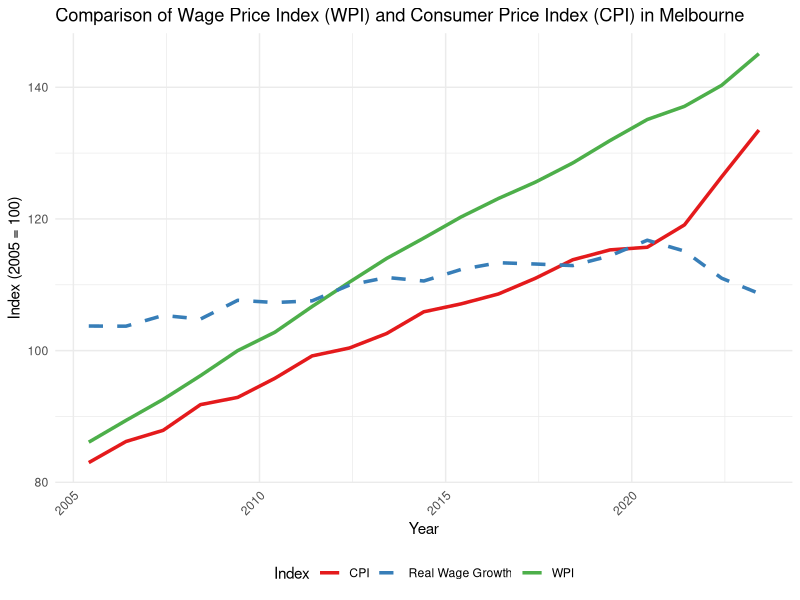

R code for this plot:
# Load the packages
library(readxl)
library(dplyr)
library(lubridate)
library(ggplot2)
library(tidyr)
library(scales)
library(RColorBrewer)

# Load wage data
wage_data <- read_excel("63450Table2ato9a.xlsx", sheet = "Data1")
melb_wage_data <- wage_data[,6]
melb_wage_data$Month <- wage_data[1]
melb_wage_data <- melb_wage_data[10:35,]

# Extract the date values and convert to Date type
data_dates <- melb_wage_data[[2]] %>%
  pull(...1) %>%
  as.numeric() %>%
  as.Date(origin = "1899-12-30")

# Add back the correctly formatted date column
melb_wage_data$Date <- data_dates

# Reorder to have Date first
melb_wage_data <- melb_wage_data %>%
  select(Date, everything())

melb_wage_data <- melb_wage_data[8:26,1:2] #start 2005

# Rename the columns
colnames(melb_wage_data)[2] <- "WPI"

# Load CPI data
CPI_data <- read_excel("640103.xlsx", sheet = "Data1")

melb_CPI_data <- CPI_data[,25]
melb_CPI_data$Month <- CPI_data[1]
melb_CPI_data <- melb_CPI_data[10:312,]
melb_CPI_data <- melb_CPI_data[228:303,]

# Extract the date values and convert to Date type
data_dates <- melb_CPI_data[[2]] %>%
  pull(...1) %>%
  as.numeric() %>%
  as.Date(origin = "1899-12-30")

# Add back the correctly formatted date column
melb_CPI_data$Date <- data_dates

# Reorder to have Date first
melb_CPI_data <- melb_CPI_data %>%
  select(Date, everything())

# Filter for June of each year
melb_CPI_data <- melb_CPI_data %>%
  filter(format(Date, "%m") == "06")

# Rename the columns
colnames(melb_CPI_data)[2] <- "CPI"
melb_CPI_data <- melb_CPI_data[,1:2]

# Combine the data
combined_data <- melb_wage_data %>%
  inner_join(melb_CPI_data, by = "Date")

# Convert columns to numeric
safe_numeric <- function(x) {
  as.numeric(gsub(",", "", x))
}

combined_data <- combined_data %>%
  mutate(
    WPI = safe_numeric(WPI),
    CPI = safe_numeric(CPI)
  )

# Calculate Real Wage Growth (WPI adjusted for CPI)
combined_data <- combined_data %>%
  mutate(Real_Wage_Growth = WPI / CPI * 100)

# Visualize the data
ggplot(combined_data, aes(x = Date)) +
  geom_line(aes(y = WPI, color = "WPI"), size = 1.2) +
  geom_line(aes(y = CPI, color = "CPI"), size = 1.2) +
  geom_line(aes(y = Real_Wage_Growth, color = "Real Wage Growth"), size = 1.2, linetype = "dashed") +
  labs(
    title = "Comparison of Wage Price Index (WPI) and Consumer Price Index (CPI) in Melbourne",
    x = "Year",
    y = "Index (2005 = 100)",
    color = "Index"
  ) +
  scale_color_brewer(palette = "Set1") +
  scale_y_continuous(labels = scales::number_format()) +
  theme_minimal() +
  theme(
    legend.position = "bottom",
    axis.text.x = element_text(angle = 45, hjust = 1)
  )